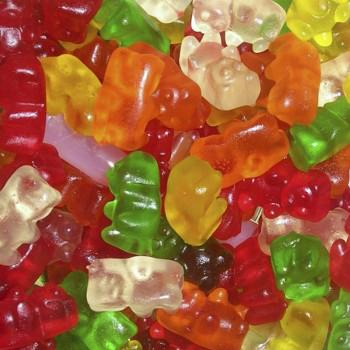
#> input picture Assignment1/bears.jpg, 350 x 350 px
$ jupyter execute --allow-errors ex2_histograms.ipynb
#> lines starting #> are read from the running program, lines starting #| are printed output that depends on the picture
25.04.19

# Using NumPy, matplotlib and SciPy
## Tutorial 1, Exercise 2: Histograms, noise and filtering
The goal of this exercise is for you to **become familiar with the important packages NumPy, matplotlib and SciPy**.
Here you will load an image, add noise and look at the histograms of the different color channels.
You need to replace the `???` in the code with the required commands.

Your task is to calculate histograms of an image, add noise to it,
and apply a low-pass filter.

## Part 1: Loading the image and analyzing the color channels

[cell 1]
import numpy as np
import matplotlib.pyplot as plt
import scipy.ndimage as nd

Use ``plt.imread`` to read in ``'bears.jpg'`` and save the color channels into separate NumPy arrays. Check the image dimensions before and after splitting the colors with with the ``shape`` attribute of ``img``, red, green, and blue.
``img`` should be a 3D array and the colors a 2D array, respectively.

[cell 2]
img = plt.imread(r"bears.jpg") / 255.  # Division to norm to an interval [0, 1]
sh = img.shape
#> sh = (350, 350, 3)
sh
#> Out = (350, 350, 3)

Select red, green, and blue channels:

[cell 3]
red_channel = img[:,:,0]
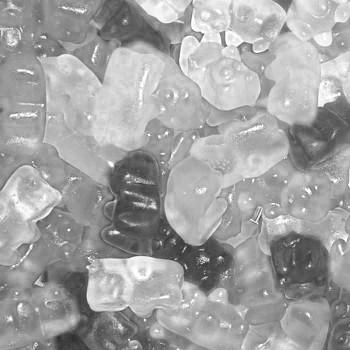
#> red_channel: shape (350, 350) float64; min 0.176, max 1, mean 0.637
green_channel = img[:,:,1]
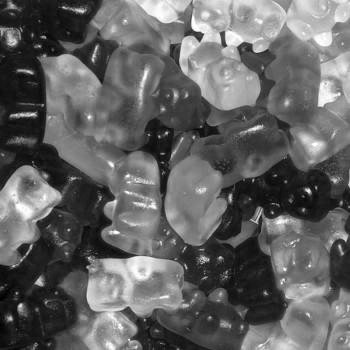
#> green_channel: shape (350, 350) float64; min 0, max 1, mean 0.387
blue_channel = img[:,:,2]
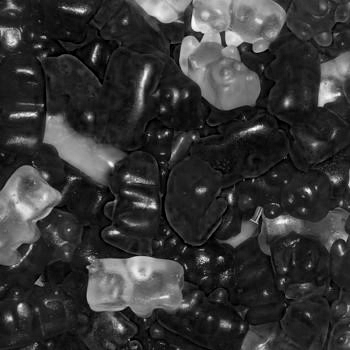
#> blue_channel: shape (350, 350) float64; min 0, max 1, mean 0.211

[cell 4]
print(sh, red_channel.shape, green_channel.shape, blue_channel.shape)
#| (350, 350, 3) (350, 350) (350, 350) (350, 350)

Display the original and the three color channels in an array of subplots.
Therefore, open a figure with ``plt.figure()`` and use ``plt.subplot(...)`` to plot
them in a $2 \times 2$ array. To use the function correctly, look up the help by
typing ``plt.subplot?`` in the ipython console or ``help(plt.subplot)`` in Python.

[cell 5]
plt.figure(1, figsize=(8,8))
plt.subplot(2, 2, 1)
plt.imshow(img)
plt.title('Color image')
plt.subplot(2, 2, 2)
plt.imshow(red_channel,cmap='gray')
plt.title('Red channel')
plt.subplot(2, 2, 3)
plt.imshow(green_channel,cmap='gray')
plt.title('Green channel')
plt.subplot(2, 2, 4)
plt.imshow(blue_channel,cmap='gray')
plt.title('Blue channel');
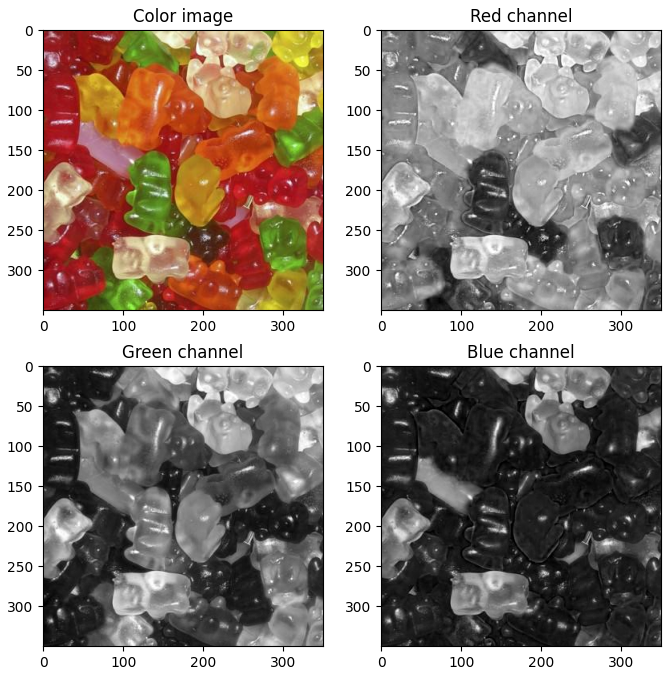
#> figure drawn by matplotlib, 4 panels

Create the histograms of the three color channels separately
using the ``np.histogram`` function. Use 50 bins and a range of ``(0, 1)``.
Afterwards, plot them into one histogram line plot. Keep in mind that
``np.histograms`` returns left and right bin margins. Therefore, you will need
to create the central bin positions by yourself!

[cell 6]
red_hist = np.histogram(red_channel,bins=50,range=(0,1))
green_hist = np.histogram(green_channel,bins=50,range=(0,1))
blue_hist = np.histogram(blue_channel,bins=50,range=(0,1))

In case you do not know how to do the last part look at the lower parts of
the script. The lines before will appear again in a similar fashion.

[cell 7]
red_bins = red_hist[1]
#> red_bins = 51 values from 0 to 1
central_bins = (red_bins[1:] + red_bins[:-1]) / 2.
#> central_bins = 50 values from 0.01 to 0.99

[cell 8]
plt.figure(2)
plt.title('Histograms of 3 color channels')
plt.plot(central_bins, blue_hist[0], 'b', label='blue')
plt.plot(central_bins, green_hist[0], 'g', label='green')
plt.plot(central_bins, red_hist[0], 'r', label='red')
plt.grid()
plt.legend()
plt.show()
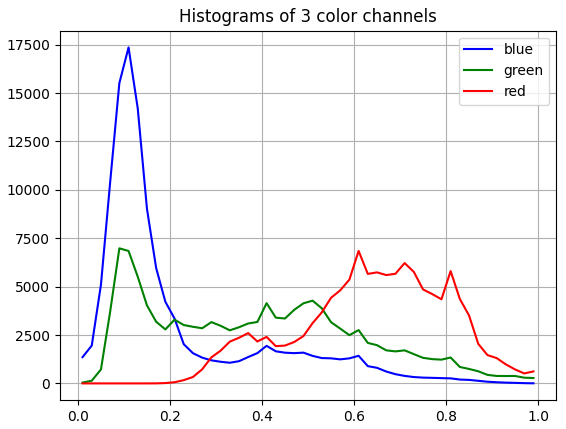
#> figure drawn by matplotlib, 1 panel; curve peaks at x = 0.11, y = 17362; curve peaks at x = 0.09, y = 6980; curve peaks at x = 0.61, y = 6845

It is more appropriate to use a bar graph instead of a normal plot for histograms. The ``plt.bar`` function takes the width of each bar as a third parameter:

[cell 9]
bin_width = red_bins[1] - red_bins[0]
#> bin_width = 0.02

[cell 10]
plt.figure(2)
plt.title('Histograms of 3 color channels')
plt.bar(central_bins, blue_hist[0], bin_width, color='b', label='blue', alpha=.4)
plt.bar(central_bins, green_hist[0], bin_width, color='g', label='green', alpha=.4)
plt.bar(central_bins, red_hist[0], bin_width, color='r', label='red', alpha=.4)
plt.grid()
plt.legend()
#> figure, not shown here; tallest bar 17362 high, from x = 0.1 to 0.12; tallest bar 6980 high, from x = 0.08 to 0.1; tallest bar 6845 high, from x = 0.6 to 0.62

## Part 2: Adding noise to the image

Now, let's add some **Gaussian noise** with a standard deviation of 0.1 and a mean of zero to the image with the function
``np.random.normal``:

[cell 11]
img_noisy = img + np.random.normal(0,0.1,img.shape)
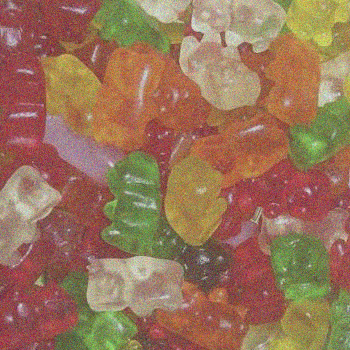
#> img_noisy: shape (350, 350, 3) float64; mean R, G, B 0.637, 0.388, 0.212; drawn with min black and max white

Note, that values below 0. and above 1. wrap around on the color scale
Therefore, they have to be set back to 0. or 1. respectively
Hint: The coordinates to index the array can also be a boolean array of the
same shape. So, if you want to select all pixels with a value smaller
than 0, you can use ``img_noisy < 0``.

[cell 12]
img_noisy[img_noisy<0.] = 0.
img_noisy[img_noisy>1.] = 1.
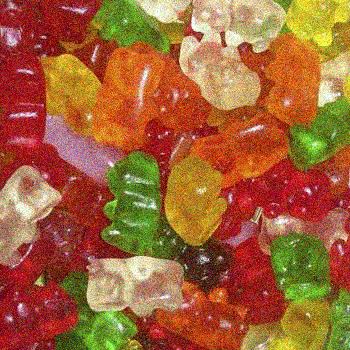
#> img_noisy: shape (350, 350, 3) float64; mean R, G, B 0.636, 0.389, 0.217

[cell 13]
plt.figure(3)
plt.title('Noisy image')
plt.imshow(img_noisy, cmap='gray', vmin=0, vmax=1.)

[cell 14]
red_hist_noisy = np.histogram(img_noisy[..., 0], bins=50, range=(0, 1))
green_hist_noisy = np.histogram(img_noisy[..., 1], bins=50, range=(0, 1))
blue_hist_noisy = np.histogram(img_noisy[..., 2], bins=50, range=(0, 1))

[cell 15]
plt.figure(4)
plt.title('Histograms of 3 noisy color channels')
plt.bar(central_bins, blue_hist_noisy[0], bin_width, color='b', alpha=.4, label='blue')
plt.bar(central_bins, green_hist_noisy[0], bin_width, color='g', alpha=.4, label='green')
plt.bar(central_bins, red_hist_noisy[0], bin_width, color='r', alpha=.4, label='red')
plt.grid()
plt.legend()
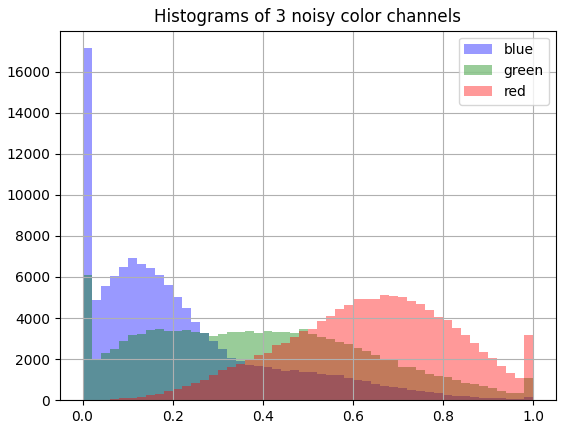
#> figure drawn by matplotlib, 1 panel; tallest bar 17135 high, from x = 1.73e-18 to 0.02; tallest bar 6113 high, from x = 1.73e-18 to 0.02; tallest bar 5111 high, from x = 0.66 to 0.68

## Part 3: Applying a Gaussian low-pass filter

After adding noise, we want to (partially) remove it again by **Gaussian filtering**.
Therefore, the function ``gaussian_filter`` of the ``nd.filter`` module can be used.
Apply the filter with a filter kernel size of ``sigma=1``.
You can either filter each image band separately or give a list of sigmas
(one for each dimension) and make sure that you do not filter across color
channels with a zero at the right place.

The ``0`` in the last axis means that we do not mix different color channels of the image.

#> (a cell that did not finish here is left out)

[cell 17]
sigma = (1, 1, 0)
img_filtered = nd.filters.gaussian_filter(img_noisy,sigma=sigma)
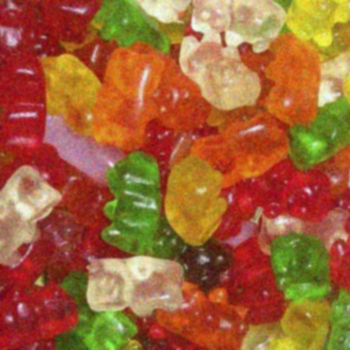
#> img_filtered: shape (350, 350, 3) float64; mean R, G, B 0.636, 0.389, 0.217

[cell 18]
plt.figure(5)
plt.title('Filtered image')
plt.imshow(img_filtered, cmap='gray', vmin=0, vmax=1.)

Finally, let's look at the histograms again:

[cell 19]
red_hist_filtered = np.histogram(img_filtered[..., 0], bins=50, range=(0, 1))
green_hist_filtered = np.histogram(img_filtered[..., 1], bins=50, range=(0, 1))
blue_hist_filtered = np.histogram(img_filtered[..., 2], bins=50, range=(0, 1))

[cell 20]
plt.figure(5)
plt.title('Histograms of 3 color channels')
plt.bar(central_bins, blue_hist_filtered[0], bin_width, color='b', label='blue', alpha=.4)
plt.bar(central_bins, green_hist_filtered[0], bin_width, color='g', label='green', alpha=.4)
plt.bar(central_bins, red_hist_filtered[0], bin_width, color='r', label='red', alpha=.4)
plt.grid()
plt.legend()
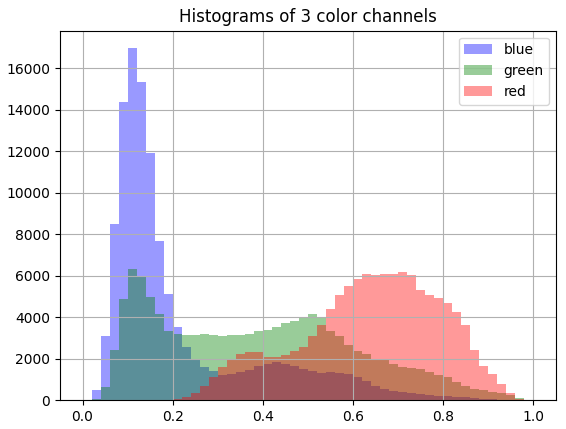
#> figure drawn by matplotlib, 1 panel; tallest bar 16954 high, from x = 0.1 to 0.12; tallest bar 6302 high, from x = 0.1 to 0.12; tallest bar 6171 high, from x = 0.7 to 0.72

$ run again, with Assignment1/tree.jpg copied over Assignment1/bears.jpg
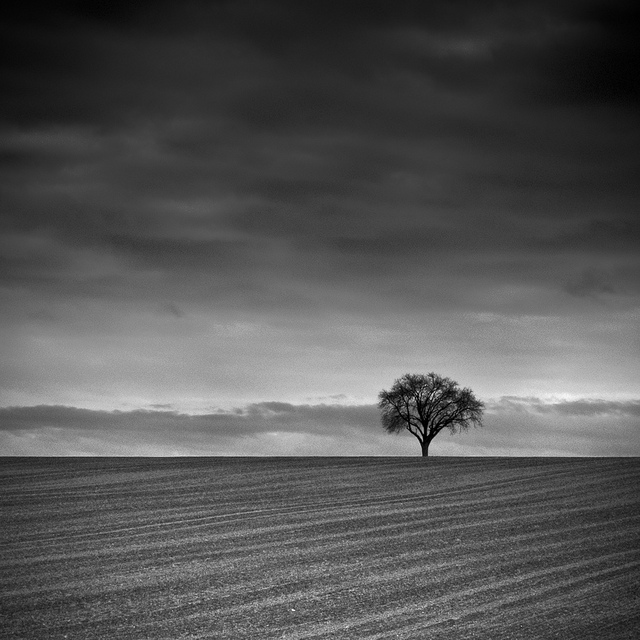
#> input picture Assignment1/tree.jpg, 640 x 640 px
#| (640, 640, 3) (640, 640) (640, 640) (640, 640)
#> red_bins = 51 values from 0 to 1
#> central_bins = 50 values from 0.01 to 0.99
#> bin_width = 0.02
#> `img_noisy[img_noisy<0.] = 0.`:
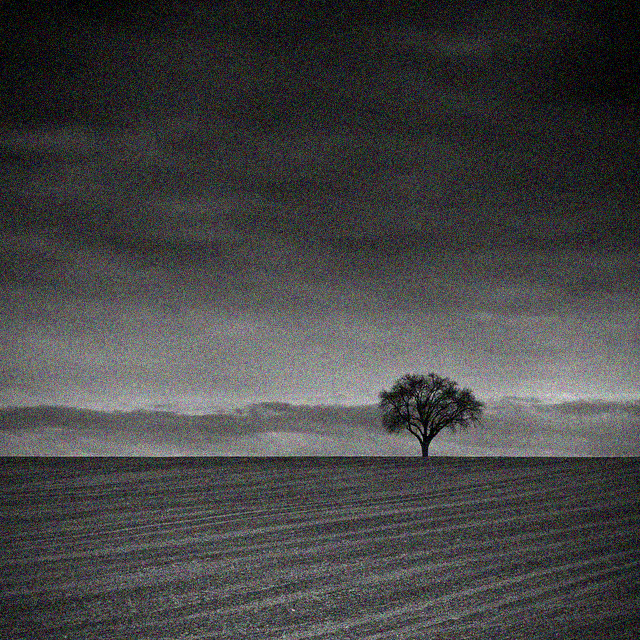
#> img_noisy: shape (640, 640, 3) float64; mean R, G, B 0.334, 0.335, 0.334; drawn with min black and max white
#> `[cell 20] plt.figure(5) plt.title('Histograms of 3 color channels') pl..`:
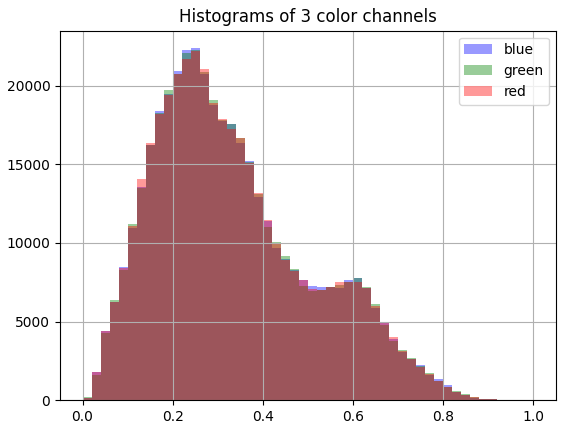
#> figure drawn by matplotlib, 1 panel; tallest bar 22383 high, from x = 0.24 to 0.26; tallest bar 22285 high, from x = 0.24 to 0.26; tallest bar 22180 high, from x = 0.24 to 0.26
